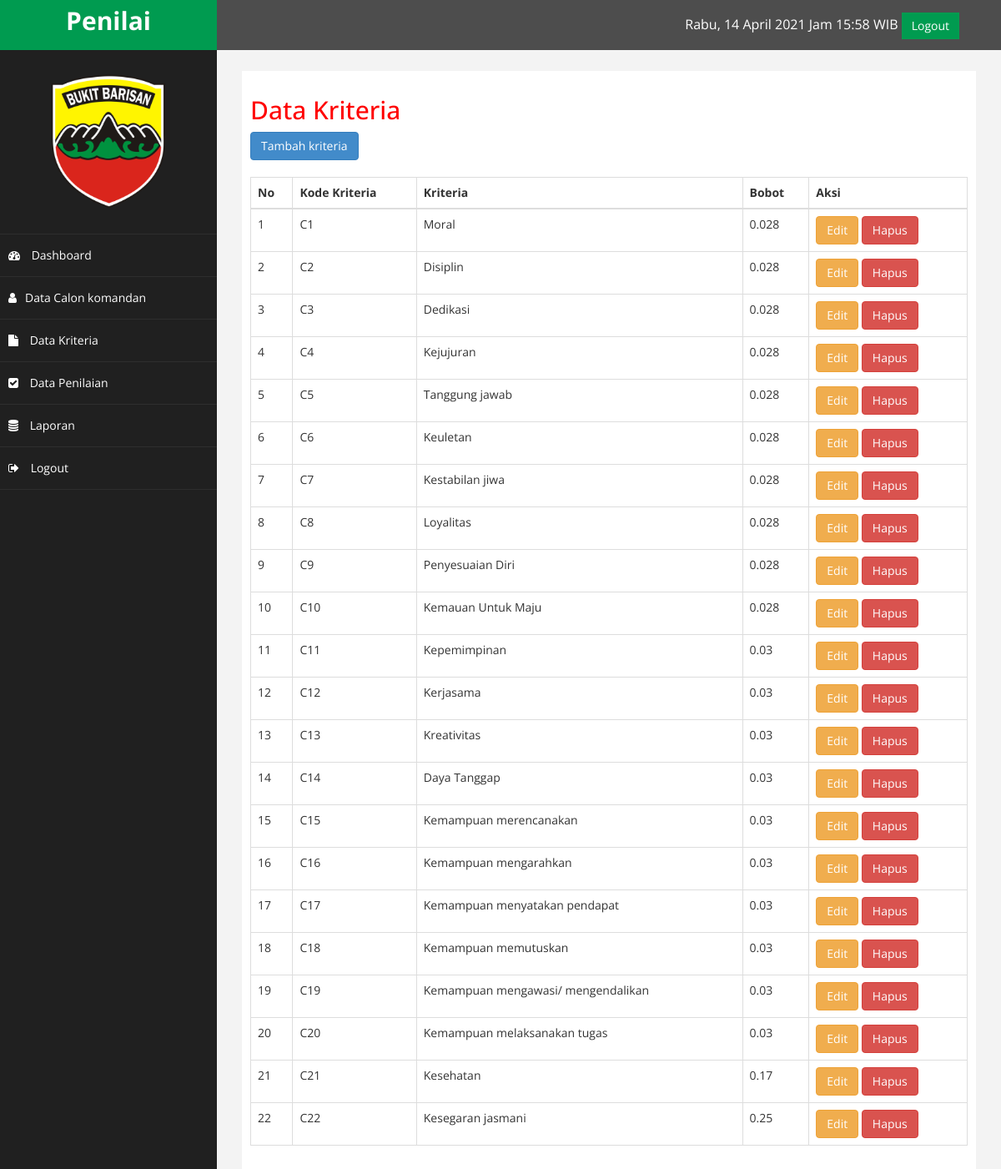
Page /admin/index.php?halaman=kriteria (signed in) on the committed database.
### tables this page shows
CREATE TABLE `kriteria` (
  `id_kriteria` int(11) NOT NULL,
  `kode_kriteria` varchar(12) NOT NULL,
  `nama_kriteria` varchar(100) NOT NULL,
  `bobot` double NOT NULL
);

### admin/kriteria.php (the view)
<h2> Data Kriteria</h2>
<a href="index.php?halaman=kriteriatambah" class="btn btn-primary">Tambah kriteria</a>
<br>
<br>
<table class="table table-bordered">
    <thead>
        <tr>
            <th>No</th>
            <th>Kode Kriteria</th>
            <th>Kriteria</th>
            <th>Bobot</th>
            <th>Aksi</th>
        </tr>
    </thead>
    <tbody>
        <?php $nomor = 1;
        $c = 1; ?>
        <?php $ambil = $koneksi->query("SELECT * FROM kriteria order by id_kriteria ASC"); ?>
        <?php while ($pecah = $ambil->fetch_assoc()) { ?>
        <tr>
            <td><?php echo $nomor; ?></td>
            <td><?php echo $pecah['kode_kriteria']; ?></td>
            <td><?php echo $pecah['nama_kriteria']; ?></td>
            <td><?php echo $pecah['bobot']; ?></td>
            <td>
                <a href="index.php?halaman=kriteriaubah&id=<?php echo $pecah['id_kriteria']; ?>"
                    class="btn-warning btn">Edit</a>
                <a href="index.php?halaman=kriteriahapus&id=<?php echo $pecah['id_kriteria']; ?>" class="btn-danger btn"
                    onclick="return confirm('Apakah yakin ingin menghapus data kriteria?');">Hapus</a>
            </td>
        </tr>
        <?php $nomor++;
            $c++; ?>
        <?php } ?>
    </tbody>
</table>

### admin/assets/css/custom.css (style rules this page uses)
body { font-family: 'Open Sans', sans-serif; }
h2 { color: #f00; }

### rows in the picture
kriteria: kode_kriteria "C1", nama_kriteria "Moral", bobot "0.028"
kriteria: kode_kriteria "C2", nama_kriteria "Disiplin", bobot "0.028"
kriteria: kode_kriteria "C3", nama_kriteria "Dedikasi", bobot "0.028"
kriteria: kode_kriteria "C4", nama_kriteria "Kejujuran", bobot "0.028"
kriteria: kode_kriteria "C5", nama_kriteria "Tanggung jawab", bobot "0.028"
kriteria: kode_kriteria "C6", nama_kriteria "Keuletan", bobot "0.028"
kriteria: kode_kriteria "C7", nama_kriteria "Kestabilan jiwa", bobot "0.028"
kriteria: kode_kriteria "C8", nama_kriteria "Loyalitas", bobot "0.028"
kriteria: kode_kriteria "C9", nama_kriteria "Penyesuaian Diri", bobot "0.028"
kriteria: kode_kriteria "C10", nama_kriteria "Kemauan Untuk Maju", bobot "0.028"
kriteria: kode_kriteria "C11", nama_kriteria "Kepemimpinan", bobot "0.03"
kriteria: kode_kriteria "C12", nama_kriteria "Kerjasama", bobot "0.03"
kriteria: kode_kriteria "C13", nama_kriteria "Kreativitas", bobot "0.03"
kriteria: kode_kriteria "C14", nama_kriteria "Daya Tanggap", bobot "0.03"
kriteria: kode_kriteria "C15", nama_kriteria "Kemampuan merencanakan", bobot "0.03"
kriteria: kode_kriteria "C16", nama_kriteria "Kemampuan mengarahkan", bobot "0.03"
kriteria: kode_kriteria "C17", nama_kriteria "Kemampuan menyatakan pendapat", bobot "0.03"
kriteria: kode_kriteria "C18", nama_kriteria "Kemampuan memutuskan", bobot "0.03"
kriteria: kode_kriteria "C19", nama_kriteria "Kemampuan mengawasi/ mengendalikan", bobot "0.03"
kriteria: kode_kriteria "C20", nama_kriteria "Kemampuan melaksanakan tugas", bobot "0.03"
kriteria: kode_kriteria "C21", nama_kriteria "Kesehatan", bobot "0.17"
kriteria: kode_kriteria "C22", nama_kriteria "Kesegaran jasmani", bobot "0.25"
